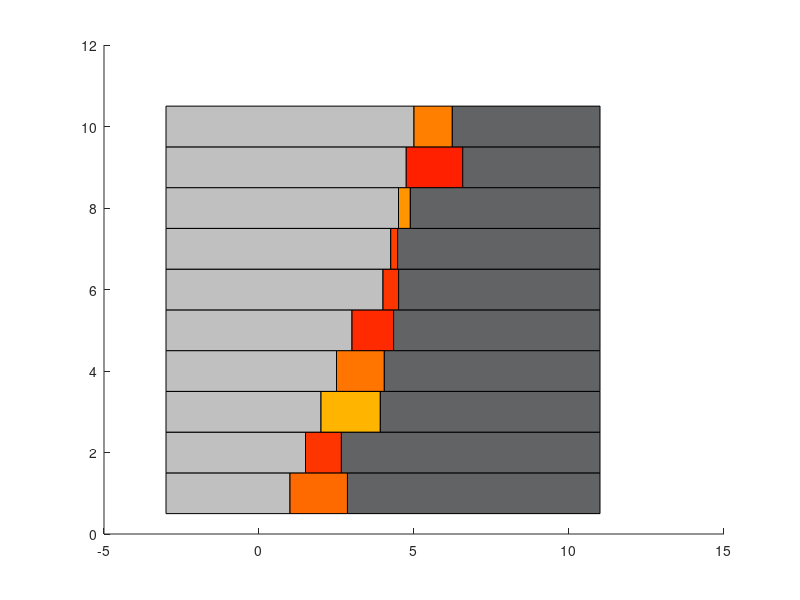

This chart was generated by the following MATLAB code: (Note: this script raises an error after producing the figure.)
function [ fig ] = FIG_rowTrajectory(soln, rowi, leafType)
% FIG_rowTrajectory(soln, rowi, leafType) visualizes the trajectories of
% one leaf pair as well as the dose rate pattern in a physical sense
%
% Input:
%   o soln - structure matrix containing the optimization results,
%            where each row corresponds to a leaf pair (see one of the
%            MAIN_*.m files)
%   o rowi - index of the row of interest
%   o leaftype - 1: fixed leaf length, 2: fixed leaf ends
%
% Output:
%   o fig - figure handle (figure displayed)
%
% Note: assumes the time grid is equidistantly spaced and that the dose
% rate and leaf trajecotries are specified on the same grid
%
% TODO: get dmax from soln (asked Matthew sep8)

% Error handling
if nargin == 0
    warning('No inputs specified. Example used.')
    rowi = 1;
    leafType = 2;
    soln.traj.dose = 5 + 3*(rand(1,10)-0.5);
    soln.traj.xLow = [1:0.5:3, 4:0.25:5];
    soln.traj.xUpp = soln.traj.xLow + 2*rand(1,10);
    soln.traj.time = 0:0.5:4.5;
    soln.target.xGrid = 1:7;
    soln.param.limits.position = [1,7];
    dmax = 10;
elseif nargin == 1
    error('Please specify a row index.')
elseif nargin == 2
    leafType = 2;
end

if leafType ~= 1 && leafType ~= 2
    warning('Unkown leaf type. Use "1" for fixed leaf length and "2" for fixed leaf ends. Continued using type "2".')
    leafType = 2;
end

try % Retrieve information
    d = soln(1,rowi).traj.dose;
    xL = soln(1,rowi).traj.xLow;
    xR = soln(1,rowi).traj.xUpp;
    tGrid = soln(1,rowi).traj.time;
    nt = length(tGrid); % number of time steps
    m = length(soln(1,1).target.xGrid); % numer of bixels
    plim = soln(1,rowi).param.limits.position; % treatment field width
    dmax = 10; % ADJUST
catch
    error('Error catched. The input does not have the required format.')
end

% Define some colors
cMGHblue = [0, 139, 176]/255;
cMGHgrey = [98, 99, 101]/255;
cgrey = [192,192,192]/255;

% Setup figure
fig = figure;
hold on
set(fig,'color','w');
colors = colormap('hot');
clims = [0,dmax]; % color range
%fig.Position = [420.00 378.00 500.00 340.00]; % fixed width, perhaps TODO: adjust

% Visualize situation at every time step
for t = 1 : nt
    
    % Plot leaves in this configuration
    l = xL(t);
    r = xR(t);
    if leafType == 1 % Fixed leaf length
        g = min(15,1/4*m); % leaf length
        patch([l-g l l l-g],[t-0.5 t-0.5 t+.5 t+0.5],cgrey); % left leaf
        patch([r r+g r+g r],[t-0.5 t-0.5 t+.5 t+0.5],cMGHgrey); % right leaf
    else % leaftype == 2, fixed leaf ends
        patch([-3 l l -3],[t-0.5 t-0.5 t+.5 t+0.5],cgrey); % left leaf
        patch([r m+4 m+4 r],[t-0.5 t-0.5 t+.5 t+0.5],cMGHgrey); % right leaf
    end
    
    % Color dose rate between leaf ends
    dt = d(t);
    colrt = ceil(dt/dmax*(length(colors)-1)); % determine color
    patch([l r r l],[t-0.5 t-0.5 t+.5 t+0.5],colors(colrt,:));
end

% Extra: plot leaf trajectories as spline
for t = 1 : nt
    scatter(xL(t),t,'filled','FaceColor','k')
    scatter(xR(t),t,'filled','FaceColor','k')
    if t > 1
        line([xL(t-1),xL(t)],[t-1,t],'Color',cMGHblue,'LineStyle','--','LineWidth',2)
        line([xR(t-1),xR(t)],[t-1,t],'Color',cMGHblue,'LineStyle','--','LineWidth',2)
    end
end

% Treatment field boundaries
line([plim(1),plim(1)],[0,nt+1],'Color','k','LineWidth',2) % left bound
line([plim(2),plim(2)],[0,nt+1],'Color','k','LineWidth',2) % right bound

% Figure settings
xlabel('Leaf position (cm)','FontSize',12,'Interpreter','latex')
ylabel('Time (s)','FontSize',12,'Interpreter','latex')
myTitle = ['Trajectory of leaf pair ' num2str(rowi) ' for $T=' num2str(tGrid(nt)) '$ s'];
%myTitle = ['Leaf pair ' num2str(rowi) '. Delivery time = ', num2str(tGrid(nt)) 's'];
title(myTitle,'FontSize',12,'Interpreter','latex')
yticks(1:nt)
yticklabels(tGrid)
if leafType == 1
    axis([plim(1)-g plim(2)+g 0.5 nt+0.5]);
else
    axis([plim(1)-1 plim(2)+1 0.5 nt+0.5]);
end

% Colorbar
nLables = 5;
cTicks = 0 : ceil(dmax / nLables) : dmax;
h = colorbar('Ticks',cTicks);
caxis(clims);
ylabel(h, 'Dose rate (MU/s)','FontSize',12,'Interpreter','latex')

end